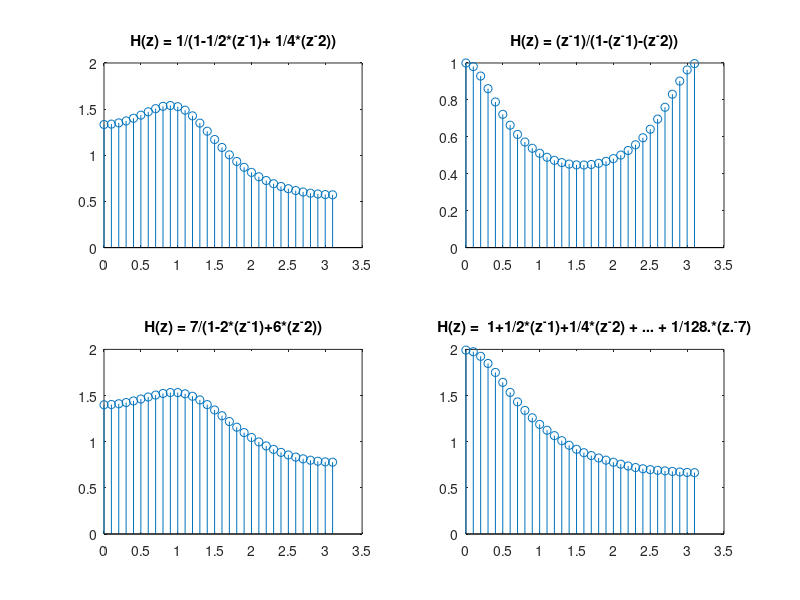

The MATLAB source for this figure:
fm = 1000;


h1 = @(z) 1./(1-1/2.*(z.^-1)+ 1/4.*(z.^-2));
h2 = @(z) (z.^-1)./(1-(z.^-1)-(z.^-2));
h3 = @(z) 7./(1-2.*(z.^-1)+6.*(z.^-2));
h4 = @(z) 1+(1/2.*(z.^-1))+1/4.*(z.^-2)+1/8.*(z.^-3)+1/16.*(z.^-4)+1/32.*(z.^-5)+1/64.*(z.^-6)+1/128.*(z.^-7);


w = 0:0.1: pi;
##w = 0:100: 10000;
H1 = abs(h1(exp((1i.*w))));
H2 = abs(h2(exp((1i.*w))));
H3 = abs(h3(exp((1i.*w))));
H4 = abs(h4(exp((1i.*w))));

subplot(2,2,1);
stem(w,H1);
title('H(z) = 1/(1-1/2*(z^-1)+ 1/4*(z^-2))');
subplot(2,2,2);
stem(w,H2);
title('H(z) = (z^-1)/(1-(z^-1)-(z^-2))');
subplot(2,2,3);
stem(w,H3);
title('H(z) = 7/(1-2*(z^-1)+6*(z^-2))');
subplot(2,2,4);
stem(w,H4);
title('H(z) =  1+1/2*(z^-1)+1/4*(z^-2) + ... + 1/128.*(z.^-7)');
